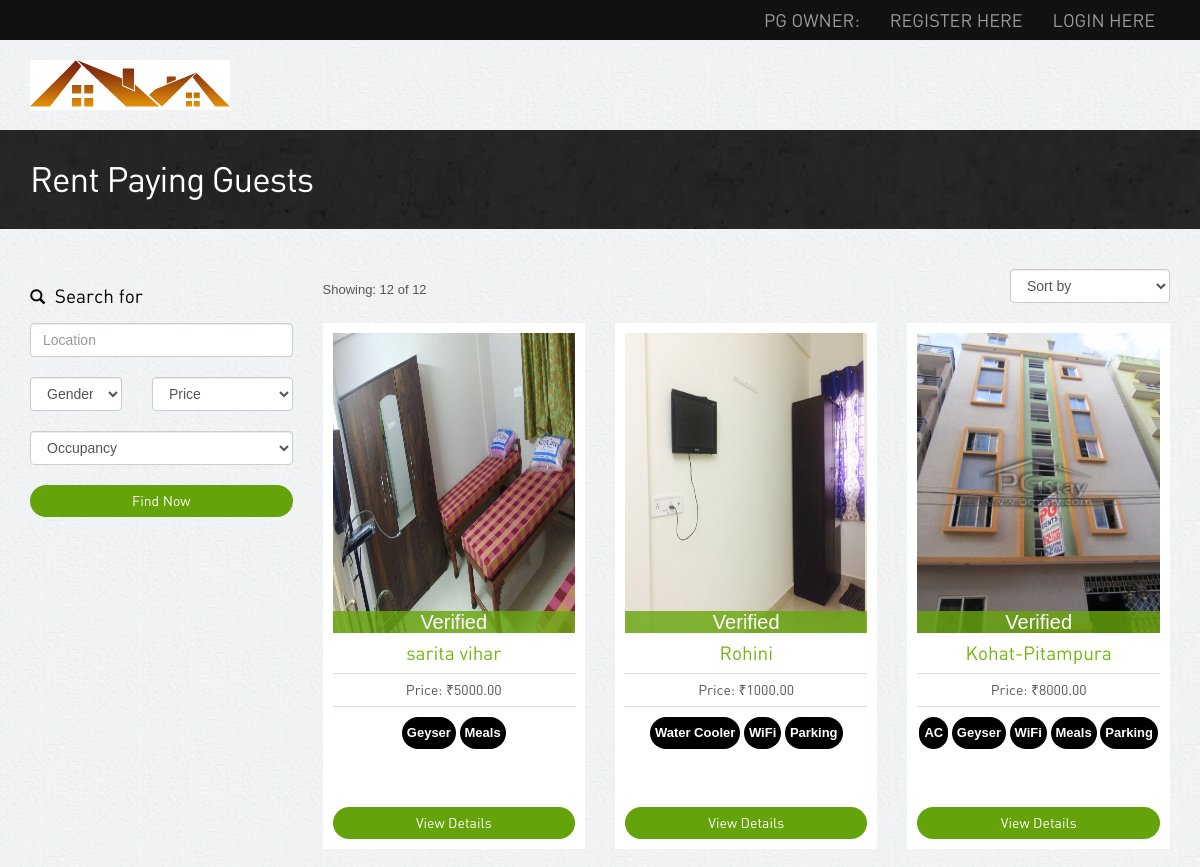
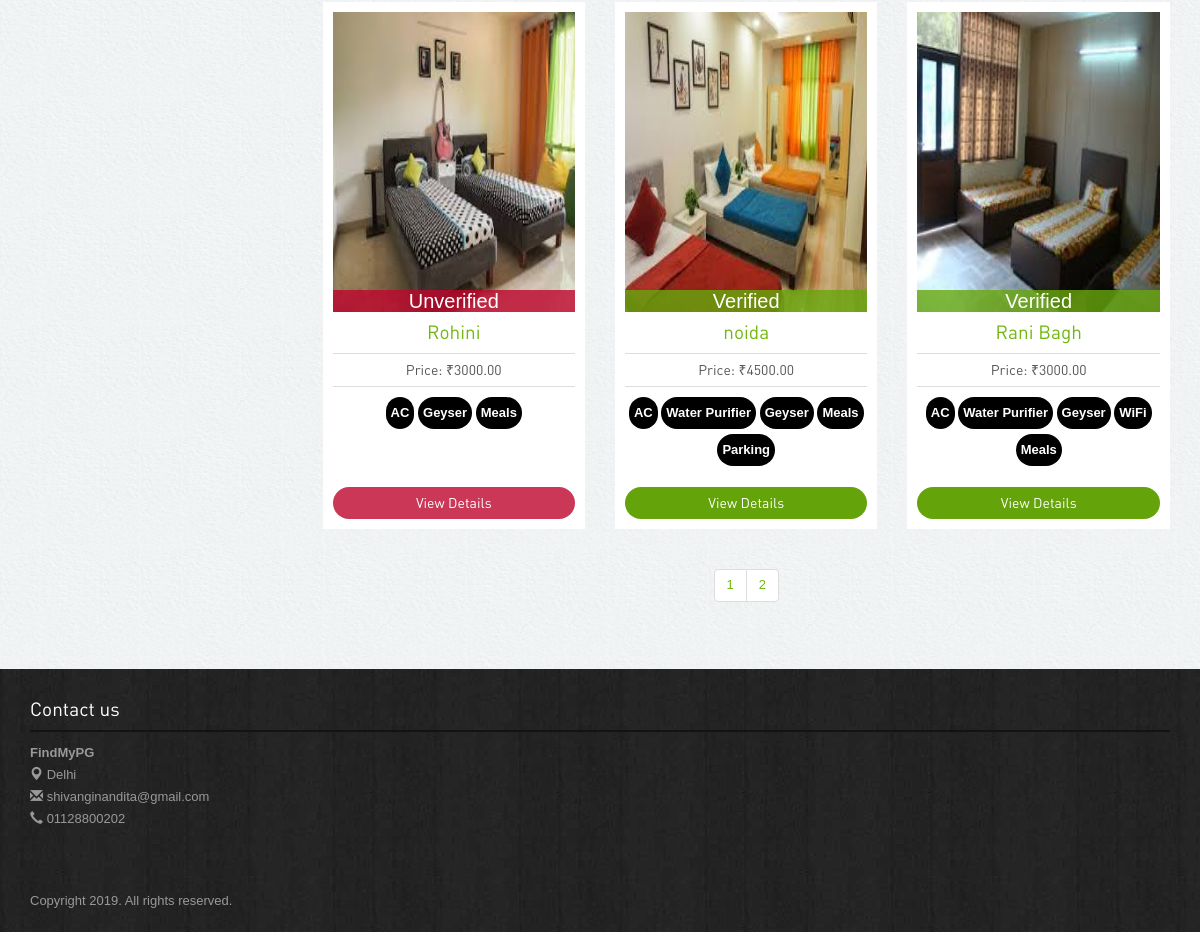
The app's page /search/ with its own data (2 pictures, top to bottom).
### main/models.py (models this page shows)
class PG(models.Model):
    ownerid=models.ForeignKey(Owner, on_delete=models.CASCADE)
    address=models.CharField(max_length=30)
    location=models.CharField(max_length=30)
    city=models.CharField(max_length=30)
    pin=models.IntegerField()
    rent=models.DecimalField(max_digits=10,decimal_places=2)
    occupancy=models.IntegerField()
    forgender=models.CharField(max_length=30)
    size=models.IntegerField()
    rooms=models.IntegerField()
    intime=models.DateTimeField()
    outtime=models.DateTimeField()
    description=models.TextField(default="")
    isverified=models.BooleanField(default=False)

### user/views.py (the view, shortened to what this page needs)
# urls.py: path(r'search/',user.search),
def search(request,page=1):
	sort=request.GET.get('sort');
	order=request.GET.get('order');
	if(request.method=='GET'):
		if(sort!=None and order=="1"):
			print("Case 1")
			pgs=PG.objects.filter().order_by('rent')
		elif(sort!=None and order=="0"):
			print("Case 2")
			pgs=PG.objects.filter().order_by('-rent')
		else:
			print("Case 3")
			pgs=PG.objects.filter()
		totalrecords=len(PG.objects.filter())
		searchrecords=len(pgs)
		pagesize=6
		nopages=int(searchrecords/pagesize)+1 if int(searchrecords%pagesize)!=0 else int(searchrecords/pagesize)
		if(page==None):
			page=1
		pgs=pgs[(page-1)*6:page*6]
		for i in range(len(pgs)):
			pgimages=PGImages.objects.filter(pgid=pgs[i])
			if(len(pgimages)!=0):
				pgs[i].image=pgimages[0].image
			amn=Ameneties.objects.get(pgid=pgs[i])
			pgs[i].ameneties=[]
			if(amn.ac==True):
				pgs[i].ameneties.append('AC')
			if(amn.watercooler==True):
				pgs[i].ameneties.append('Water Cooler')
			if(amn.waterpurifier==True):
				pgs[i].ameneties.append('Water Purifier')
			if(amn.geyser==True):
				pgs[i].ameneties.append('Geyser')
			if(amn.bed==True):
				pgs[i].ameneties.append('Bed')
			if(amn.wifi==True):
				pgs[i].ameneties.append('WiFi')
			if(amn.meals==True):
				pgs[i].ameneties.append('Meals')
			if(amn.parking==True):
				pgs[i].ameneties.append('Parking')
		data={'pgs':pgs,'totalrecords':totalrecords,'searchrecords':searchrecords,'nopages':range(1,nopages+1),'sort':sort, 'order': order}
		return render(request,'user/search.html',data)

### user/templates/user/search.html (shortened to what this page needs)
{% extends 'user/base.html' %}
{% load static %}
{% block 'main' %}
<div class="inside-banner">
  <div class="container">
    <h2>Rent Paying Guests</h2>
</div>
</div>
<div class="container">
<div class="properties-listing spacer">
<div class="row">
<div class="col-lg-3 col-sm-4 ">
  <form action="/search/" method="post">
  <div class="search-form"><h4><span class="glyphicon glyphicon-search"></span> Search for</h4>
    <input type="text" class="form-control" name="location" placeholder="Location" value="{{location}}">
    <div class="row">
            <div class="col-lg-5">
              <select name="forgender" class="form-control">
                <option>Gender</option>
              </select>
            </div>
            <div class="col-lg-7">
              <select name="price" class="form-control">
                <option>Price</option>
              </select>
            </div>
          </div>
          <div class="row">
          <div class="col-lg-12">
            <select name="occupancy" class="form-control">
                <option>Occupancy</option>
              </select>
              </div>
          </div>
          <button class="btn btn-primary">Find Now</button>
  </div>
  </form>
</div>
<div class="col-lg-9 col-sm-8">
<div class="sortby clearfix">
<div class="pull-left result">Showing: {{searchrecords}} of {{totalrecords}} </div>
  <div class="pull-right">
  <select class="form-control" onchange="Sort(this.value);">
  <option value="0">Sort by</option>
</select></div>
</div>
<div class="row">
    {% for pg in pgs %}
      <div class="col-lg-4 col-sm-6">
      <div class="properties">
        <div class="image-holder"><img style="height:300px;width:100%" src="/images/{{pg.image}}" class="img-responsive" alt="properties">
           <div class="status {% if pg.isverified %}sold{% else %}new{% endif %}" style="text-align: center;font-size:20px;text-transform: capitalize;">{% if pg.isverified %}verified{% else %}unverified{% endif %}</div>
       </div>
        <h4><a href="property-detail.php">{{ pg.location }}</a></h4>
        <p class="price">Price: ₹{{ pg.rent }}</p>
        <div class="listing-detail" style="height:60px;">
          {% for amn in pg.ameneties %}
          <label style="padding:5px;color:white;background-color:black;maring:5px;border-radius: 20px">{{amn}}</label>
          {% endfor %}
        </div>
        <a class="btn btn-primary" style="{% if not pg.isverified %}background:rgba(190,7,46,0.8){% endif %}" href="/pg/details/{{pg.id}}/">View Details</a>
      </div>
      </div>
    {% endfor %}
    </div>
      <div class="center">
<ul class="pagination">
        {% for page in nopages %}
           {% if sort != None and order != None %}
            <li><a href="/search/{{page}}/?sort={{sort}}&order={{order}}">{{page}}</a></li>
           {% else %}
            <li><a href="/search/{{page}}/">{{page}}</a></li>
           {% endif %}
        {% endfor %}
        </ul>
</div>
</div>
</div>
</div>
</div>
{% endblock %}

### user/static/user/assets/style.css (style rules this page uses)
body { color:#555; font:normal 13px/22px Arial; background:url(../images/bgmain.png) #eee; }
h1,h2,h3,h4,h5 { font-weight:normal; font-family: din;margin: 0;padding: 0;color: #000 }
h2 { font-size: 35px; letter-spacing: -1px;margin-bottom: 20px; }
h4 { margin: 10px 0; font-size: 19px; }
h4 span { margin-right: 5px; font-size: 15px; }
p { margin-bottom: 30px; }
a { color:#72b70f; text-decoration:none;outline: none; }
.spacer { margin-top: 40px;margin-bottom:40px; }
.center { text-align: center; }
select,input { outline: 0; margin-bottom: 20px; }
.btn { border-radius: 5px; font-family: din; outline: none; }
.btn-primary { background: #64a30a;border:none;width: 100%;border-radius: 20px; }
.properties-listing div.properties { padding: 10px; background-color: #fff;text-align: center; margin-bottom: 20px; }
.properties-listing div.properties .image-holder { position: relative; }
.properties-listing div.properties .status { position: absolute;bottom: 0;z-index: 100;display: block;width: 100%;color: #fff;padding:0 3px;text-align: right; font-size: 12px; }
.properties-listing div.properties p { margin-bottom: 10px; font-size: 14px;border-top: 1px solid #ddd;border-bottom: 1px solid #ddd;padding: 5px 0;font-family: din; }
.listing-detail { margin-bottom: 30px; }
.status.sold { background:rgba(104,167,13,0.8); }
.status.new { background:rgba(190,7,46,0.8); }
.inside-banner { background:url(../images/bginside.jpg) #222;color: #fff; padding: 30px 0; }
.inside-banner h2 { margin: 0; color: #fff; }
.search-form { margin-bottom: 50px; }
.search-form h4 { margin: 17px 0; }
.sortby .result { margin-top: 10px; }

### records on screen
PG: shows a picture, isverified "Verified", location "sarita vihar", rent "5000.00", ameneties "Geyser" "Meals"
PG: shows a picture, isverified "Verified", location "Rohini", rent "1000.00", ameneties "Water Cooler" "WiFi" "Parking"
PG: shows a picture, isverified "Verified", location "Kohat-Pitampura", rent "8000.00", ameneties "AC" "Geyser" "WiFi" "Meals" "Parking"
PG: shows a picture, isverified "Unverified", location "Rohini", rent "3000.00", ameneties "AC" "Geyser" "Meals"
PG: shows a picture, isverified "Verified", location "noida", rent "4500.00", ameneties "AC" "Water Purifier" "Geyser" "Meals" "Parking"
PG: shows a picture, isverified "Verified", location "Rani Bagh", rent "3000.00", ameneties "AC" "Water Purifier" "Geyser" "WiFi" "Meals"

### other values on screen
{{ searchrecords }} "12"
{{ totalrecords }} "12"
{{ page }} "1" "2"
